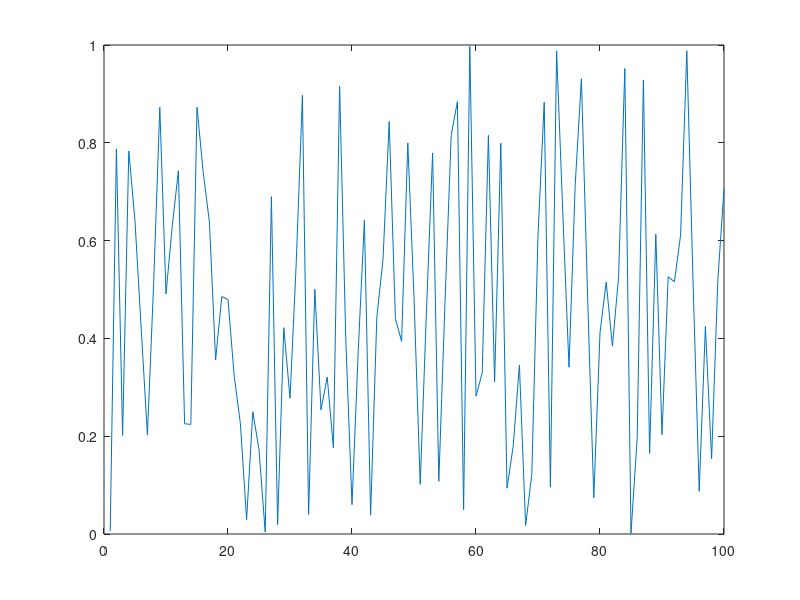

The MATLAB script that drew this image:
function result = test_get_001
result = false;
a = figure(1);
b = plot(rand(1,100));
drawnow;
h = get(b,'color');
close(a);
result = true;
